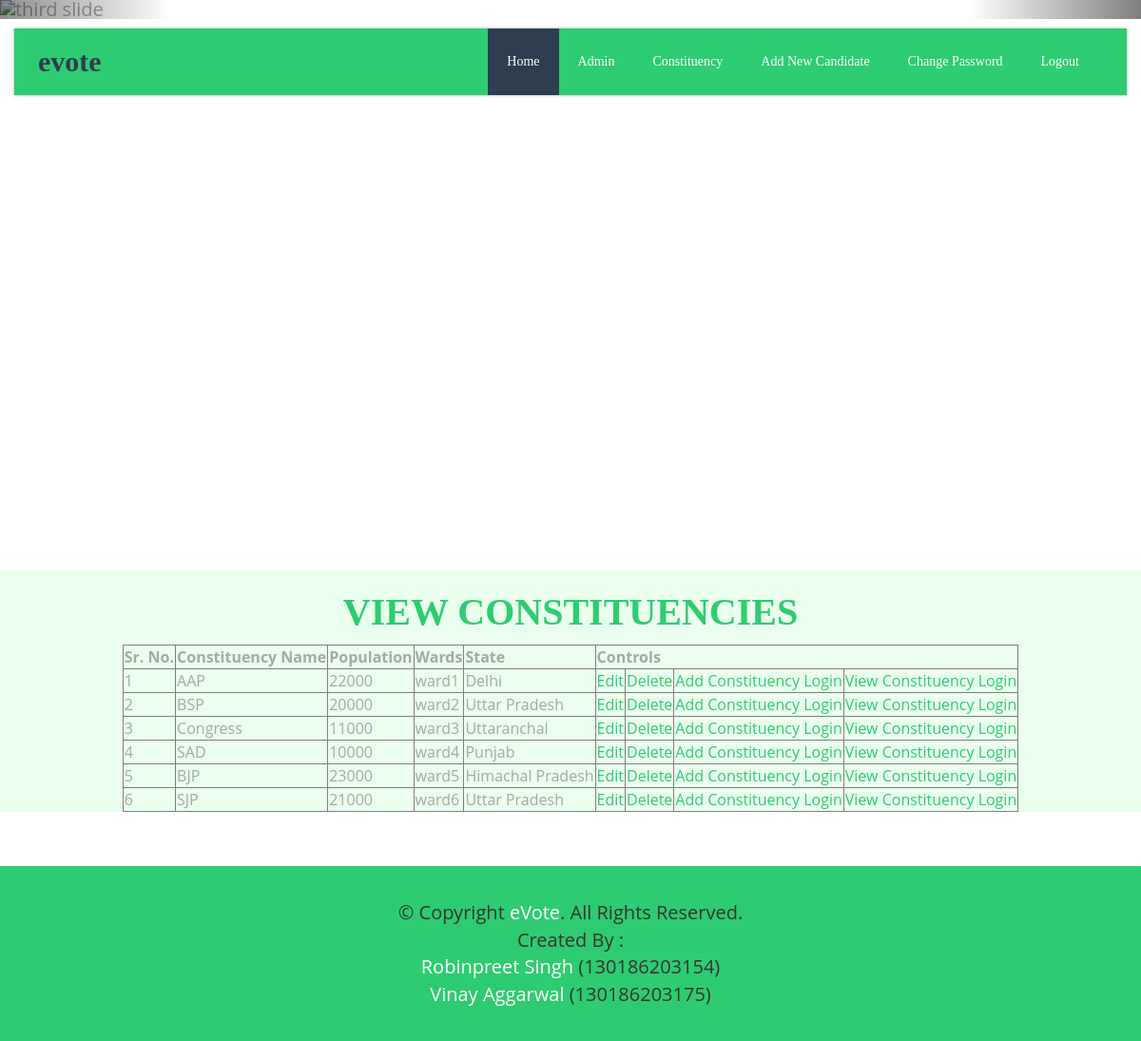
The page /viewconstituency.php (signed in) on the database its author committed.
### tables this page shows
CREATE TABLE IF NOT EXISTS `constituency` (
  `const_id` int(10) NOT NULL,
  `const_name` varchar(150) NOT NULL,
  `population` int(10) NOT NULL,
  `wards` varchar(200) NOT NULL,
  `state` varchar(150) NOT NULL
);

### viewconstituency.php (the view, shortened to what this page needs)
<?php
include_once "connection.php";
include "admin_header.php";
$query="select * from constituency";
$result=mysqli_query($conn,$query);
?>
    <section class="main__middle__container homepage">
        <section class="main__middle__container">
            <div class="container">
                <h1 align="center">VIEW CONSTITUENCIES</h1>
<?php
$tab="<table border='1' align='center'><th> Sr. No. </th><th>Constituency Name</th><th>Population</th><th>Wards</th><th>State</th><th  colspan='4'>Controls</th>";
$count=0;
while($row=mysqli_fetch_array($result))
{
    $count++;
    $tab.="<tr>";
    $tab.="<td>$count</td>";
    $tab.="<td>$row[1]</td>";
    $tab.="<td>$row[2]</td>";
    $tab.="<td>$row[3]</td>";
    $tab.="<td>$row[4]</td>";
    $tab.="<td><a href='edit_constituency.php?q=$row[0]'>Edit</a> </td>";
    $tab.="<td><a href='delete_constituency.php?q=$row[0]'>Delete</a> </td>";
    $tab.="<td><a href='const_login.php?q=$row[0]'>Add Constituency Login</a> </td>";
    $tab.="<td><a href='view_const_login.php?q=$row[0]'>View Constituency Login</a> </td>";
    $tab.="</tr>";
}
$tab.="</table>";
echo $tab;
?>
                </div>
            </section>
        </section>

### admin_header.php (shortened to what this page needs)
<head>
    <link href="css/bootstrap.min.css" rel="stylesheet">
    <link href="css/style.css" rel="stylesheet">
</head>
<header class="main__header">
    <div class="container">
        <nav class="navbar navbar-default" role="navigation">
            <div class="navbar-header">
                <h1 class="navbar-brand">eVote</h1>
                <a href="#" class="submenu">Menus</a> </div>
            <div class="menuBar">
                <ul class="menu">
                    <li class="active"><a href="admin_home.php">Home</a></li>
                    <li class="dropdown"><a href="#">Admin</a>
                    </li>
                    <li class="dropdown"><a href="#">Constituency</a>
                    </li>
                    <li><a href="candidate.php">Add New Candidate</a></li>
                    <li><a href="changepassword_admin.php">Change Password</a></li>
                    <li><a href="logout_admin.php">Logout</a></li>
                </ul>
            </div>
        </nav>
    </div>
</header>
<section class="slider">
    <div id="myCarousel" class="carousel slide carousel-fade" data-ride="carousel">
        <div class="carousel-inner">
            <div class="item active"> <img data-src="images/slider/image_1920x1000.jpg" alt="third slide" src="images/slider/Indian_Flag1.jpg">
            </div>
        </div>
        <a class="left carousel-control" href="#myCarousel" data-slide="prev"></a> <a class="right carousel-control" href="#myCarousel" data-slide="next"></a> </div>
</section>

### css/style.css (style rules this page uses)
a { color: #2ecc71; }
h1, h2, h3, h4, h5, .btn, p.big-paragraph, .btn, .carousel-caption, .recent-posts .col-md-9 .text p small, .navbar-default .navbar-brand, .orange { font-family: 'Podkova', serif; font-weight: bold; color:#2ecc71; }
h1 { font-size: 40px; line-height: 48px; font-weight: bold; color:#2ecc71; }
header { background: transparent; width: 100%; position: fixed; z-index: 112; top: 30px; }
header .container { background-color: #2ecc71; box-shadow: 0px 0px 3px rgba(0,0,0,0.4); }
.navbar-default .navbar-brand, .navbar-default .navbar-brand:hover { font-size: 30px; color: #2c3e50; width: 100%; font-weight: bold; text-transform: lowercase; padding: 5px 0 15px 10px; }
.navbar-default { background: none; border: none; margin-bottom: 0px; position: relative; z-index: 999; }
.slider { position: fixed; top: 0px; height: 100%; width: 100%; z-index: 5; }
.carousel-control { background: none; opacity: 1; position: absolute; top: 0%; margin-top: 0px; -moz-opacity: 1; }
.main__middle__container { width: 100%; background-color: rgba(95, 255, 116, 0.13); }
.homepage { position: relative; margin-top: 50%; z-index: 111; background: #fff; }
.copyright { background-color: #2ecc71; color: #333; position: relative; z-index: 200; margin: 0; padding: 35px 0; }
.carousel-fade .carousel-inner .item { opacity: 0; -webkit-transition-property: opacity; transition-property: opacity; }
.carousel-fade .carousel-inner .active { opacity: 1; }
.carousel-fade .carousel-control { z-index: 2; }
.menuBar { padding-right: 15px; float: right; }
.menuBar ul { list-style: none; }
.menuBar li { position: relative; float: left; }
.menuBar li a { color: #fff; text-transform: capitalize; font-size: 14px; padding: 30px 15px; display: block; font-weight: 400; font-family: 'Podkova', serif; box-sizing: border-box; -moz-box-sizing: border-box; -webkit-transition: all .25s ease; -moz-transition: all .25s ease; -ms-transition: all .25s ease; -o-transition: all .25s ease; transition: all .25s ease; line-height: 20px; }
.menuBar li.active a { color: #fff; background-color: #2C3E50; }
@media (min-width:768px) { .menuBar ul, .menuBar { display: block !important; } }
@media (min-width:768px) { .menuBar li a { padding: 25px 10px; font-size: 13px; } }
@media (min-width:992px) { .menuBar li a { padding: 25px 20px; font-size: 14px; } }
@media (min-width:1200px) { .menuBar li a { padding: 25px 20px; font-size: 14px; } }
.carousel-inner > .item > img, .carousel-inner > .item > a > img { min-width: 100%; height: auto; }

### rows shown on the page
constituency: const_name "AAP", population "22000", wards "ward1", state "Delhi"
constituency: const_name "BSP", population "20000", wards "ward2", state "Uttar Pradesh"
constituency: const_name "Congress", population "11000", wards "ward3", state "Uttaranchal"
constituency: const_name "SAD", population "10000", wards "ward4", state "Punjab"
constituency: const_name "BJP", population "23000", wards "ward5", state "Himachal Pradesh"
constituency: const_name "SJP", population "21000", wards "ward6", state "Uttar Pradesh"
